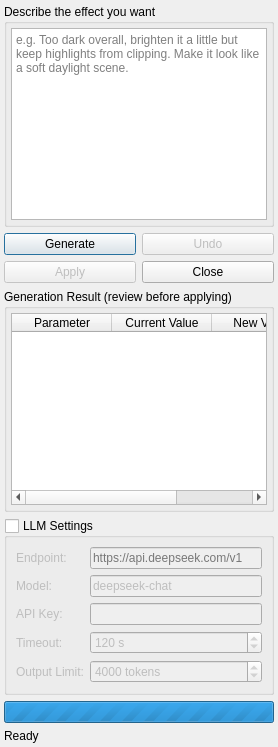
<?xml version="1.0" encoding="UTF-8"?>
<ui version="4.0">
 <class>AiGradingDialog</class>
 <widget class="QWidget" name="AiGradingDialog">
  <property name="minimumSize">
   <size>
    <width>210</width>
    <height>360</height>
   </size>
  </property>
  <property name="windowTitle">
   <string>AI Grading</string>
  </property>
  <layout class="QVBoxLayout" name="verticalLayout">
   <property name="leftMargin">
    <number>4</number>
   </property>
   <property name="topMargin">
    <number>4</number>
   </property>
   <property name="rightMargin">
    <number>4</number>
   </property>
   <property name="bottomMargin">
    <number>4</number>
   </property>
   <property name="spacing">
    <number>6</number>
   </property>
   <item>
    <widget class="QGroupBox" name="groupBoxInput">
     <property name="title">
      <string>Describe the effect you want</string>
     </property>
     <layout class="QVBoxLayout" name="verticalLayout_2">
      <property name="leftMargin">
       <number>4</number>
      </property>
      <property name="topMargin">
       <number>4</number>
      </property>
      <property name="rightMargin">
       <number>4</number>
      </property>
      <property name="bottomMargin">
       <number>4</number>
      </property>
      <item>
       <widget class="QPlainTextEdit" name="textEditInput">
        <property name="minimumSize">
         <size>
          <width>0</width>
          <height>96</height>
         </size>
        </property>
        <property name="placeholderText">
         <string>e.g. Too dark overall, brighten it a little but keep highlights from clipping. Make it look like a soft daylight scene.</string>
        </property>
       </widget>
      </item>
     </layout>
    </widget>
   </item>
   <item>
    <layout class="QGridLayout" name="gridLayoutButtons">
     <item row="0" column="0">
      <widget class="QPushButton" name="pushButtonGenerate">
       <property name="text">
        <string>Generate</string>
       </property>
       <property name="default">
        <bool>true</bool>
       </property>
      </widget>
     </item>
     <item row="0" column="1">
      <widget class="QPushButton" name="pushButtonUndo">
       <property name="enabled">
        <bool>false</bool>
       </property>
       <property name="text">
        <string>Undo</string>
       </property>
      </widget>
     </item>
     <item row="1" column="0">
      <widget class="QPushButton" name="pushButtonApply">
       <property name="enabled">
        <bool>false</bool>
       </property>
       <property name="text">
        <string>Apply</string>
       </property>
      </widget>
     </item>
     <item row="1" column="1">
      <widget class="QPushButton" name="pushButtonClose">
       <property name="text">
        <string>Close</string>
       </property>
      </widget>
     </item>
    </layout>
   </item>
   <item>
    <widget class="QGroupBox" name="groupBoxResult">
     <property name="title">
      <string>Generation Result (review before applying)</string>
     </property>
     <layout class="QVBoxLayout" name="verticalLayout_3">
      <property name="leftMargin">
       <number>4</number>
      </property>
      <property name="topMargin">
       <number>4</number>
      </property>
      <property name="rightMargin">
       <number>4</number>
      </property>
      <property name="bottomMargin">
       <number>4</number>
      </property>
      <item>
       <widget class="QTableWidget" name="tableResult">
        <property name="minimumSize">
         <size>
          <width>0</width>
          <height>120</height>
         </size>
        </property>
        <property name="editTriggers">
         <set>QAbstractItemView::NoEditTriggers</set>
        </property>
        <property name="selectionBehavior">
         <enum>QAbstractItemView::SelectRows</enum>
        </property>
        <property name="selectionMode">
         <enum>QAbstractItemView::SingleSelection</enum>
        </property>
        <column>
         <property name="text">
          <string>Parameter</string>
         </property>
        </column>
        <column>
         <property name="text">
          <string>Current Value</string>
         </property>
        </column>
        <column>
         <property name="text">
          <string>New Value</string>
         </property>
        </column>
       </widget>
      </item>
     </layout>
    </widget>
   </item>
   <item>
    <widget class="QGroupBox" name="groupBoxLlmSettings">
     <property name="title">
      <string>LLM Settings</string>
     </property>
     <property name="checkable">
      <bool>true</bool>
     </property>
     <property name="checked">
      <bool>false</bool>
     </property>
     <layout class="QFormLayout" name="formLayout">
      <property name="fieldGrowthPolicy">
       <enum>QFormLayout::AllNonFixedFieldsGrow</enum>
      </property>
      <item row="0" column="0">
       <widget class="QLabel" name="labelEndpoint">
        <property name="text">
         <string>Endpoint:</string>
        </property>
       </widget>
      </item>
      <item row="0" column="1">
       <widget class="QLineEdit" name="lineEditEndpoint">
        <property name="placeholderText">
         <string>https://api.deepseek.com/v1</string>
        </property>
       </widget>
      </item>
      <item row="1" column="0">
       <widget class="QLabel" name="labelModel">
        <property name="text">
         <string>Model:</string>
        </property>
       </widget>
      </item>
      <item row="1" column="1">
       <widget class="QLineEdit" name="lineEditModel">
        <property name="text">
         <string>deepseek-chat</string>
        </property>
       </widget>
      </item>
      <item row="2" column="0">
       <widget class="QLabel" name="labelApiKey">
        <property name="text">
         <string>API Key:</string>
        </property>
       </widget>
      </item>
      <item row="2" column="1">
       <widget class="QLineEdit" name="lineEditApiKey">
        <property name="echoMode">
         <enum>QLineEdit::Password</enum>
        </property>
       </widget>
      </item>
      <item row="3" column="0">
       <widget class="QLabel" name="labelTimeout">
        <property name="text">
         <string>Timeout:</string>
        </property>
       </widget>
      </item>
      <item row="3" column="1">
       <widget class="QSpinBox" name="spinBoxTimeout">
        <property name="suffix">
         <string> s</string>
        </property>
        <property name="minimum">
         <number>30</number>
        </property>
        <property name="maximum">
         <number>600</number>
        </property>
        <property name="value">
         <number>120</number>
        </property>
       </widget>
      </item>
      <item row="4" column="0">
       <widget class="QLabel" name="labelMaxTokens">
        <property name="text">
         <string>Output Limit:</string>
        </property>
       </widget>
      </item>
      <item row="4" column="1">
       <widget class="QSpinBox" name="spinBoxMaxTokens">
        <property name="suffix">
         <string> tokens</string>
        </property>
        <property name="minimum">
         <number>256</number>
        </property>
        <property name="maximum">
         <number>32768</number>
        </property>
        <property name="value">
         <number>4000</number>
        </property>
       </widget>
      </item>
     </layout>
    </widget>
   </item>
   <item>
    <widget class="QProgressBar" name="progressBar">
     <property name="visible">
      <bool>false</bool>
     </property>
     <property name="maximum">
      <number>0</number>
     </property>
     <property name="value">
      <number>0</number>
     </property>
    </widget>
   </item>
   <item>
    <widget class="QLabel" name="labelStatus">
     <property name="text">
      <string>Ready</string>
     </property>
    </widget>
   </item>
  </layout>
 </widget>
 <resources/>
 <connections/>
</ui>
